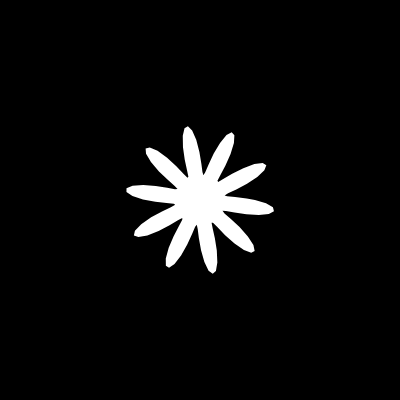
Frame 1 (no input)
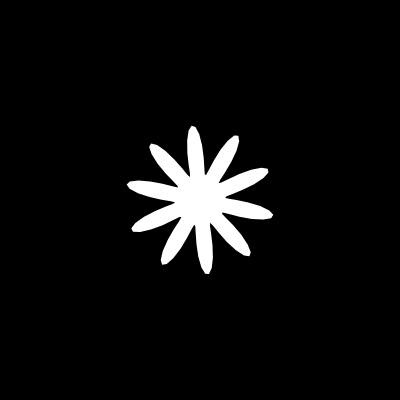
Frame 60 (no input)
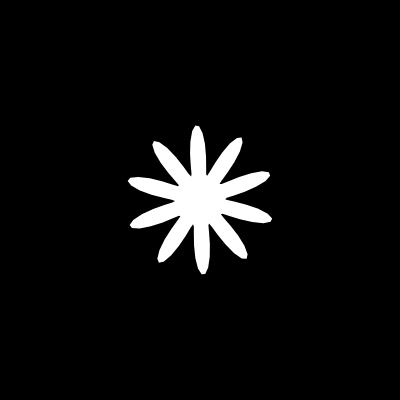
Frame 120 (the mouse pressed at the canvas centre since frame 60)

The p5.js sketch that drew these frames (run headless with seeded random() and noise() and a simulated clock; from frame 60 on, the mouse is pressed at the canvas centre):

// p5.js sketch
// ── sketch.js
//  弹性的球

function setup() {
  createCanvas(400,400);
  background(0);
}

function draw() {
  background(0);
  // fill(0,10);
  // rect(0,0,width,height);
 
  //
  fill(255);
  //ellipse(width/2,height/2,100,100);
  noStroke();
  push();
  translate(width/2,height/2);
  beginShape();
  var xoff = 0;
  for (var a= 0; a< TWO_PI;a += 0.05) {
    // 电风扇
    //var offset = map(sin(a * 3 + frameCount*0.2),0,1,-25,25);
    
    var offset = map(sin(a * 10 + frameCount*0.2),-1,1,-25,25);
    // var offset = random(-5,5);
    // var offset = map(noise(xoff * 0.5 ,frameCount * 0.02),0,1,-25,25);
    var r = 50 + offset;
    var x = r * cos(a);
    var y = r * sin(a);
    vertex(x,y);
    // ellipse(x,y,2,2);
    
    xoff+=0.1;
  }
  endShape();
  pop();
  // noLoop();
}
